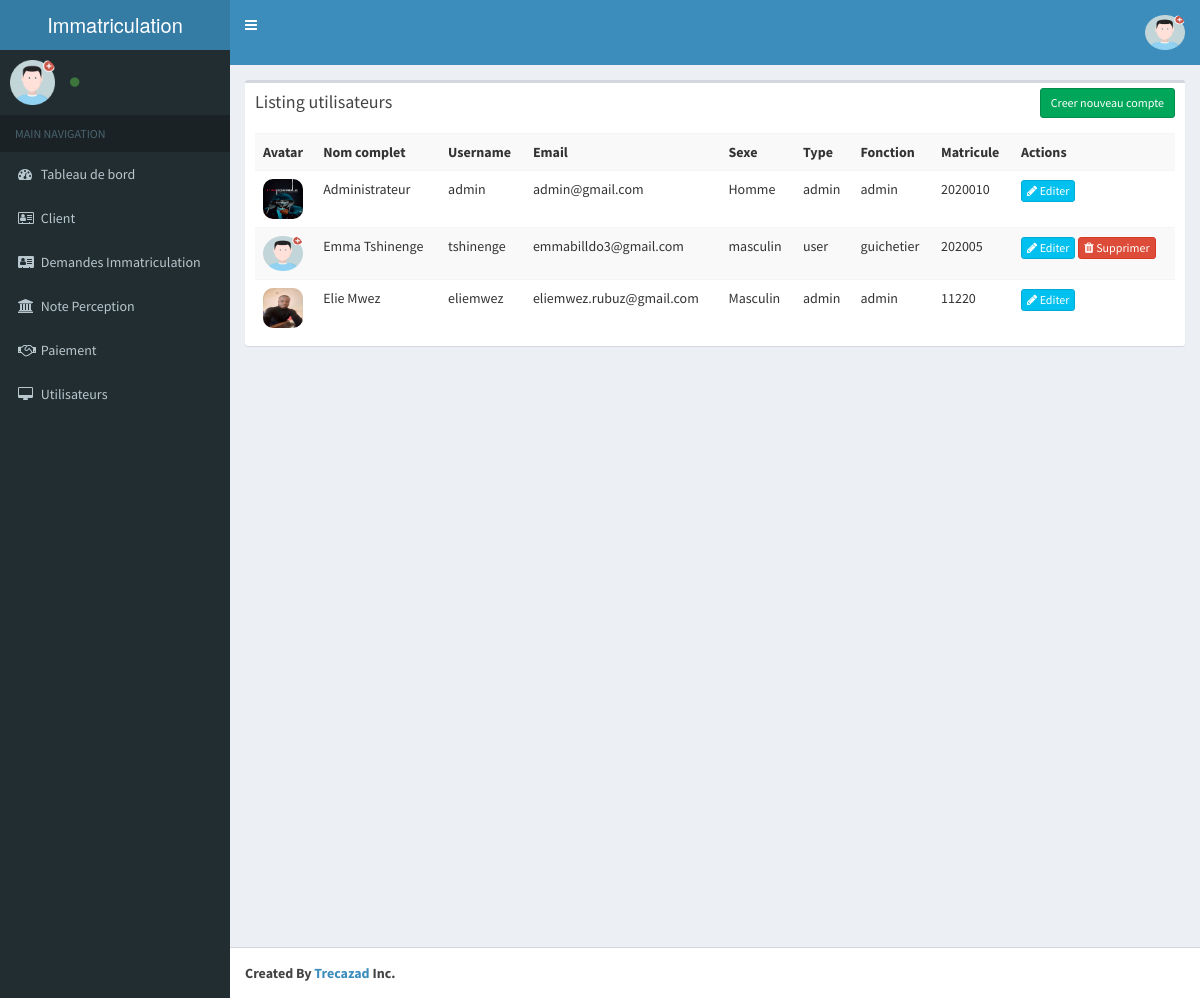
The app's page /index.php/user with its own data.
### tables this page shows
CREATE TABLE `tb_im_users` (
  `id_asset` int(11) NOT NULL,
  `asset_fullname` varchar(75) NOT NULL,
  `asset_username` varchar(50) DEFAULT NULL,
  `asset_password` varchar(60) DEFAULT NULL,
  `asset_email` varchar(50) DEFAULT NULL,
  `asset_sexe` varchar(10) DEFAULT NULL,
  `asset_phone` varchar(50) DEFAULT NULL,
  `asset_type` varchar(20) DEFAULT 'agent',
  `date_ajout` timestamp NULL DEFAULT CURRENT_TIMESTAMP,
  `date_connected` timestamp NULL DEFAULT CURRENT_TIMESTAMP,
  `account_activated` varchar(25) DEFAULT 'active',
  `asset_avatar` varchar(75) DEFAULT NULL,
  `date_update` datetime DEFAULT NULL,
  `asset_fonction` varchar(75) NOT NULL,
  `asset_matricule` varchar(10) NOT NULL
);

### application/controllers/User.php (called while the page is built, shortened)
<?php
class User extends CI_Controller{
    function __construct()
    {
        $this->load->model('User_model');
        $this->load->model('Educazad_model');
    }
    function index()
    {
        $params['limit'] = RECORDS_PER_PAGE;
        $params['offset'] = ($this->input->get('per_page')) ? $this->input->get('per_page') : 0;
        $data['tb_am_users'] = $this->User_model->get_all_tb_am_users($params);
        $data['_view'] = 'user/index';
        $this->load->view('layouts/main',$data);
    }
}

### index.php (called while the page is built, shortened)
<?php
require_once BASEPATH.'core/CodeIgniter.php';

### application/models/User_model.php (called while the page is built, shortened)
<?php
class User_model extends CI_Model
{
    function get_all_tb_am_users_count()
    {
        $this->db->from('tb_im_users');
        return $this->db->count_all_results();
    }
    function get_all_tb_am_users($params = array())
    {
        $this->db->order_by('id_asset', 'desc');
        if(isset($params) && !empty($params))
        {
            $this->db->limit($params['limit'], $params['offset']);
        }
        return $this->db->get('tb_im_users')->result_array();
    }
}

### application/views/user/index.php (the view, shortened to what this page needs)
<div class="row">
    <div class="col-md-12">
        <div class="box">
            <div class="box-header">
                <h3 class="box-title">Listing utilisateurs</h3>
            	<div class="box-tools">
                    <a href="<?php echo site_url('user/add'); ?>" class="btn btn-success btn-sm">Creer nouveau compte</a>
                </div>
            </div>
            <div class="box-body">
                <table class="table table-striped">
                    <tr>
                    	<th>Avatar</th>
						<th>Nom complet</th>
						<th>Username</th>
						<th>Email</th>
						<th>Sexe</th>
						<th>Type</th>
						<th>Fonction</th>
						<th>Matricule</th>
						<th>Actions</th>
                    </tr>
                    <?php foreach($tb_am_users as $t){ ?>
                    <tr>
						<td>
							<?php if (!empty($t['asset_avatar'])) { ?>
                                         <img src="<?php echo base_url() . $t['asset_avatar']; ?>" class="img-circle" alt="User Image"
                                         style="border-radius: 10px!important; height: 40px; width: 40px;"/>
                                 <?php } else { ?>
                                  <img src="<?php echo base_url(); ?>global/img/avatars/avatar.png"
                                        alt="Avatar" class="img-circle" style="border-radius: 10px!important; height: 35px; width: 40px;"/>
                                <?php } ?>
						</td>
						<td><?php echo $t['asset_fullname']; ?></td>
						<td><?php echo $t['asset_username']; ?></td>
						<td><?php echo $t['asset_email']; ?></td>
						<td><?php echo $t['asset_sexe']; ?></td>
						<td><?php echo $t['asset_type']; ?></td>
						<td><?php echo $t['asset_fonction']; ?></td>
						<td><?php echo $t['asset_matricule']; ?></td>
						<td>
                            <a href="<?php echo site_url('user/edit/'.$t['id_asset']); ?>" class="btn btn-info btn-xs"><span class="fa fa-pencil"></span> Editer</a>
                                 <?php if($t['asset_type'] !== "admin"){ ?>
                             <a onclick="return confirm('Voulez-vous vraiment supprimer ce compte')"
                             href="<?php echo site_url('user/remove/'.$t['id_asset']); ?>" class="btn btn-danger btn-xs"><span class="fa fa-trash"></span> Supprimer</a>
                             <?php } ?>
                        </td>
                    </tr>
                    <?php } ?>
                </table>
            </div>
        </div>
    </div>
</div>

### application/views/layouts/main.php (shortened to what this page needs)
<!DOCTYPE html>
<html>
    <head>
        <link rel="stylesheet" href="<?php echo site_url('resources/css/bootstrap.min.css');?>">
        <link rel="stylesheet" href="<?php echo site_url('resources/css/font-awesome.min.css');?>">
        <link rel="stylesheet" href="https://cdnjs.cloudflare.com/ajax/libs/ionicons/2.0.1/css/ionicons.min.css">
        <link rel="stylesheet" href="<?php echo site_url('resources/css/bootstrap-datetimepicker.min.css');?>">
        <link rel="stylesheet" href="<?php echo site_url('resources/css/AdminLTE.min.css');?>">
        <link rel="stylesheet" href="<?php echo site_url('resources/css/_all-skins.min.css');?>">
    </head>
    <body class="hold-transition skin-blue sidebar-mini">
        <div class="wrapper">
            <header class="main-header">
                <a href="" class="logo">
                    <span class="logo-lg">Immatriculation</span>
                </a>
                <nav class="navbar navbar-static-top">
                    <a href="#" class="sidebar-toggle" data-toggle="offcanvas" role="button">
                    </a>
                    <div class="navbar-custom-menu">
                        <ul class="nav navbar-nav">
                            <li class="dropdown user user-menu">
                                <a href="#" class="dropdown-toggle" data-toggle="dropdown">
                                   <?php if (!empty($this->session->avatar)) { ?>
                                         <img src="<?php echo base_url() . trim($this->session->avatar); ?>" class="img-circle" alt="User Image"
                                         style="border-radius: 10px!important; height: 35px; width: 40px;"/>
                                 <?php } else { ?>
                                  <img src="<?php echo base_url(); ?>global/img/avatars/avatar.png"
                                        alt="Avatar" class="img-circle" style="border-radius: 10px!important; height: 35px; width: 40px;"/>
                                <?php } ?>
                                </a>
                            </li>
                        </ul>
                    </div>
                </nav>
            </header>
            <aside class="main-sidebar">
                <section class="sidebar">
                    <div class="user-panel">
                        <div class="pull-left image">
                            <?php if (!empty($this->session->avatar)) { ?>
                             <img src="<?php echo base_url() . trim($this->session->avatar); ?>"
                                alt="Avatar"
                                   style="border-radius: 10px!important; height: 50px; width: 50px;"/>
                                 <?php } else { ?>
                                  <img src="<?php echo base_url(); ?>global/img/avatars/avatar.png"
                                        alt="Avatar" class="img-circle" style="border-radius: 10px!important;"/>
                                <?php } ?>
                        </div>
                        <div class="pull-left info">
                            <a href="<?= base_url('user/account'); ?>" class="text-capitalize"><i class="fa fa-circle text-success"></i> <?= $this->session->fonction; ?></a>
                        </div>
                    </div>
                    <ul class="sidebar-menu">
                        <li class="header">MAIN NAVIGATION</li>
                        <li>
                            <a href="<?php echo site_url();?>">
                                <i class="fa fa-dashboard"></i> <span>Tableau de bord</span>
                            </a>
                        </li>
						<li>
                            <a href="#">
                                <i class="fa fa-address-card-o"></i> <span>Client</span>
                            </a>
                        </li>
						<li>
                            <a href="#">
                                <i class="fa fa-address-card"></i> <span>Demandes Immatriculation</span>
                            </a>
                        </li>
						<li>
                            <a href="#">
                                <i class="fa fa-bank"></i> <span>Note Perception</span>
                            </a>
                        </li>
						<li>
                            <a href="#">
                                <i class="fa fa-handshake-o"></i> <span>Paiement</span>
                            </a>
                        </li>
						<li>
                            <a href="#">
                                <i class="fa fa-desktop"></i> <span>Utilisateurs</span>
                            </a>
                        </li>
                    </ul>
                </section>
            </aside>
            <div class="content-wrapper">
                <section class="content">
                    <?php
                    if(isset($_view) && $_view)
                        $this->load->view($_view);
                    ?>
                </section>
            </div>
            <footer class="main-footer">
                <strong>Created By <a href="https://eliemwez.congoagile.com/">Trecazad</a> Inc.</strong>
            </footer>
        </div>
    </body>
</html>

### records on screen
tb_im_users: asset_avatar (picture), asset_fullname "Administrateur", asset_username "admin", asset_email "admin@gmail.com", asset_sexe "Homme", asset_type "admin", asset_fonction "admin", asset_matricule "2020010"
tb_im_users: asset_fullname "Emma Tshinenge", asset_username "tshinenge", asset_email "emmabilldo3@gmail.com", asset_sexe "masculin", asset_type "user", asset_fonction "guichetier", asset_matricule "202005"
tb_im_users: asset_avatar (picture), asset_fullname "Elie Mwez", asset_username "eliemwez", asset_email "eliemwez.rubuz@gmail.com", asset_sexe "Masculin", asset_type "admin", asset_fonction "admin", asset_matricule "11220"
